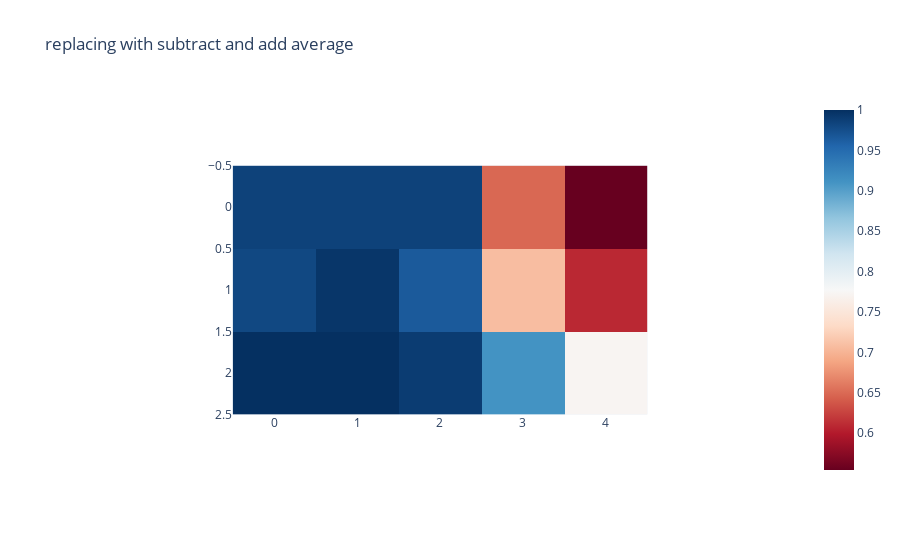

The cell this chart's notebook holds for it:
### Code cell
# modified from neel nanda's examples
def imshow(tensor, renderer=None, xaxis="", yaxis="", font_size=None, show=True, color_continuous_midpoint=0.0, fix_size=False, **kwargs):
    import plotly.express as px
    import transformer_lens.utils as utils
    px.imshow(utils.to_numpy(tensor), color_continuous_midpoint=color_continuous_midpoint, color_continuous_scale="RdBu", labels={"x":xaxis, "y":yaxis}, **kwargs).show()

imshow(n_correct_matrix, color_continuous_midpoint=None, y=[0,1,2], title='replacing with subtract and add average')

### Figure 1 — Plotly figure (JSON) as saved in the notebook; plotly's stock layout.template omitted (floating-point values rounded to 4 significant figures)
{"data": [{"coloraxis": "coloraxis", "hovertemplate": "x: %{x}<br>y: %{y}<br>color: %{z}<extra></extra>", "name": "0", "type": "heatmap", "xaxis": "x", "y": [0, 1, 2], "yaxis": "y", "z": [[0.9851, 0.9851, 0.9851, 0.6485, 0.5545], [0.9802, 0.995, 0.9653, 0.7079, 0.6089], [1, 1, 0.9901, 0.9109, 0.7723]]}], "layout": {"autosize": true, "coloraxis": {"colorscale": [[0, "rgb(103,0,31)"], [0.1, "rgb(178,24,43)"], [0.2, "rgb(214,96,77)"], [0.3, "rgb(244,165,130)"], [0.4, "rgb(253,219,199)"], [0.5, "rgb(247,247,247)"], [0.6, "rgb(209,229,240)"], [0.7, "rgb(146,197,222)"], [0.8, "rgb(67,147,195)"], [0.9, "rgb(33,102,172)"], [1, "rgb(5,48,97)"]]}, "title": {"text": "replacing with subtract and add average"}, "xaxis": {"anchor": "y", "autorange": true, "constrain": "domain", "domain": [0.2121, 0.7879], "range": [-0.5, 4.5], "scaleanchor": "y"}, "yaxis": {"anchor": "x", "autorange": true, "constrain": "domain", "domain": [0, 1], "range": [2.5, -0.5], "type": "linear"}}}
